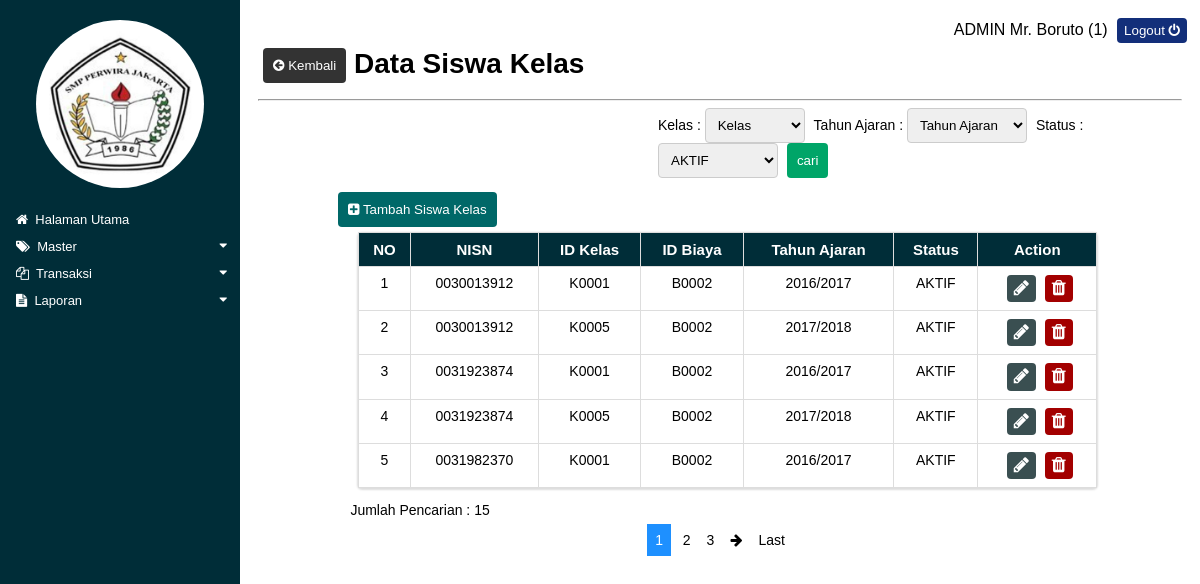
/view/transaksi/frm_detsiswa.php?halaman=1 (signed in), run on the app's committed database.
### tables this page shows
CREATE TABLE `detil_siswakelas` (
  `nisn` varchar(10) NOT NULL DEFAULT '0',
  `id_kelas` varchar(5) NOT NULL DEFAULT '',
  `id_biayaspp` varchar(10) NOT NULL DEFAULT '0',
  `tahun_ajaran` varchar(9) DEFAULT NULL,
  `status` varchar(7) DEFAULT NULL,
  KEY `nisn` (`nisn`),
  KEY `id_kelas` (`id_kelas`),
  KEY `id_biayaspp` (`id_biayaspp`),
  CONSTRAINT `detil_siswakelas_ibfk_1` FOREIGN KEY (`nisn`) REFERENCES `tb_siswa` (`nisn`),
  CONSTRAINT `detil_siswakelas_ibfk_2` FOREIGN KEY (`id_kelas`) REFERENCES `tb_kelas` (`id_kelas`),
  CONSTRAINT `detil_siswakelas_ibfk_3` FOREIGN KEY (`id_biayaspp`) REFERENCES `tb_biayaspp` (`id_biayaspp`)
);

CREATE TABLE `tb_siswa` (
  `nisn` varchar(10) NOT NULL DEFAULT '0',
  `nm_siswa` varchar(50) DEFAULT NULL,
  `jenis_kelamin` varchar(12) DEFAULT NULL,
  `tempat_lahir` varchar(30) DEFAULT NULL,
  `tgl_lahir_siswa` date DEFAULT NULL,
  `agama` varchar(10) DEFAULT NULL,
  `alamat_siswa` varchar(80) DEFAULT NULL,
  `telp_siswa` varchar(13) DEFAULT NULL,
  `nm_orangtua` varchar(50) DEFAULT NULL,
  `tgl_lahir_orangtua` date DEFAULT NULL,
  `pekerjaan` varchar(20) DEFAULT NULL,
  `alamat_kantor` varchar(80) DEFAULT NULL,
  `penghasilan` varchar(30) DEFAULT NULL,
  `alamat_orangtua` varchar(80) DEFAULT NULL,
  `telp_orangtua` varchar(13) DEFAULT NULL,
  PRIMARY KEY (`nisn`)
);

CREATE TABLE `tb_kelas` (
  `id_kelas` varchar(5) NOT NULL DEFAULT '0',
  `nm_kelas` varchar(10) DEFAULT NULL,
  PRIMARY KEY (`id_kelas`)
);

CREATE TABLE `tb_biayaspp` (
  `id_biayaspp` varchar(10) NOT NULL DEFAULT '0',
  `angkatan` varchar(4) DEFAULT NULL,
  `biaya_spp` bigint(12) DEFAULT NULL,
  PRIMARY KEY (`id_biayaspp`)
);

### view/transaksi/frm_detsiswa.php (the view, shortened to what this page needs)
<html>
	<head>
		<link rel="stylesheet" href="../../style/font-awesome/css/font-awesome.min.css">
		<link rel="stylesheet" type="text/css" href="../../style/istyle.css">
	</head>
	<body>
		<?php
			include  '../../koneksi/koneksi.php';
			include '../function/paginasi.php';
			include '../sidenav.php';
		?>
		<div class="duduy" style="width:100%;padding:5px;background-color:; float:right; text-align:right;">
			<label><?php echo 'ADMIN '.$_SESSION['nm_admin'].' ('.$_SESSION['id_admin'].')'; ?></label>
			<a class="logout" href="../../logout.php" style="padding-left:px;" onclick="return confirm('Anda ingin Log Out?')">
				<button class="button-logout">Logout <i class="fa fa-power-off"></i></button>
			</a>
		</div>
		<div class="main">
			<a href="../home.php">
					<button class="button-kembali" style="float:left;">
						<i class="fa fa-arrow-circle-left"></i> Kembali
					</button>
			</a>
			<h1>&nbsp;Data Siswa Kelas</h1>
			<hr>
			<div style="margin-left:400px">
				<form action="#" method="post">
					<?php
						$batas = 5;
						$posisi = cariPosisi($batas);
						$nomor = 1;
						if($_SERVER['REQUEST_METHOD'] == "POST"){
							$cari_kelas = trim(mysqli_real_escape_string($connect, $_POST['kelas']));
							$cari_tajaran = trim(mysqli_real_escape_string($connect, $_POST['th_ajaran']));
							$status = trim(mysqli_real_escape_string($connect, $_POST['status']));
							if($cari_kelas != ''){
								$sql = "SELECT s.nisn, s.nm_siswa, k.id_kelas, k.nm_kelas, s.jenis_kelamin, b.id_biayaspp, ds.tahun_ajaran, status
												FROM 	detil_siswakelas ds,
															tb_siswa s,
															tb_kelas k,
															tb_biayaspp b
												WHERE k.id_kelas = ds.id_kelas
												AND s.nisn = ds.nisn
												AND b.id_biayaspp = ds.id_biayaspp
												AND k.nm_kelas ='$cari_kelas'
												AND ds.tahun_ajaran ='$cari_tajaran'
												AND status ='$status'";
								$query = $sql;
								$queryjml = $sql;
							}else{
								$query = "SELECT s.nisn, s.nm_siswa, k.id_kelas, k.nm_kelas, s.jenis_kelamin, b.id_biayaspp, ds.tahun_ajaran, status
													FROM	detil_siswakelas ds,
																tb_siswa s,
																tb_kelas k,
																tb_biayaspp b
													WHERE	ds.nisn = s.nisn
													AND 	ds.id_biayaspp = b.id_biayaspp
													AND		ds.id_kelas = k.id_kelas
													LIMIT $posisi, $batas";
								$queryjml = "SELECT s.nisn, s.nm_siswa, k.id_kelas, k.nm_kelas, s.jenis_kelamin, b.id_biayaspp, ds.tahun_ajaran, status
												FROM	detil_siswakelas ds,
															tb_siswa s,
															tb_kelas k,
															tb_biayaspp b
												WHERE	ds.nisn = s.nisn
												AND 	ds.id_biayaspp = b.id_biayaspp
												AND		ds.id_kelas = k.id_kelas";
								$nomor = $posisi + 1;
							}
						}else{
							$query = "SELECT s.nisn, s.nm_siswa, k.id_kelas, k.nm_kelas, s.jenis_kelamin, b.id_biayaspp, ds.tahun_ajaran, status
												FROM	detil_siswakelas ds,
															tb_siswa s,
															tb_kelas k,
															tb_biayaspp b
												WHERE	ds.nisn = s.nisn
												AND 	ds.id_biayaspp = b.id_biayaspp
												AND		ds.id_kelas = k.id_kelas
												LIMIT $posisi, $batas";
							$queryjml = "SELECT s.nisn, s.nm_siswa, k.id_kelas, k.nm_kelas, s.jenis_kelamin, b.id_biayaspp, ds.tahun_ajaran, status
											FROM	detil_siswakelas ds,
														tb_siswa s,
														tb_kelas k,
														tb_biayaspp b
											WHERE	ds.nisn = s.nisn
											AND 	ds.id_biayaspp = b.id_biayaspp
											AND		ds.id_kelas = k.id_kelas";
							$nomor = $posisi + 1;
						}
						$sql_detsiswa = mysqli_query($connect, $query) or die (mysqli_error($connect));
					?>
						<label>Kelas :</label>
						<select name='kelas' style="width:100px;" required>
							<option value="">Kelas </option>
						</select>
						<label style="margin-left:5px;">Tahun Ajaran :</label>
						<select name='th_ajaran' style="width:120px;" required>
							<option value="">Tahun Ajaran </option>
						</select>
						<label style="margin-left:5px;">Status :</label>
						<select name='status' style="width:120px;" required>
							<option value="AKTIF">AKTIF</option>
						</select>
						<a href=""><input type="submit" value="cari" style="margin-left:5px; "></a>
				</form>
			</div>
					<a href="frm_entry_detsiswa.php"><button class="button-link" style="margin-left:80px;margin-bottom:5px;"><i class="fa fa-plus-square"></i> Tambah Siswa Kelas</button></a>
					<table class="fixed-th" style="margin-left:100px;width:80%;">
						<thead>
							<tr>
								<th>NO</th>
								<th>NISN</th>
								<th>ID Kelas</th>
								<th>ID Biaya</th>
								<th>Tahun Ajaran</th>
								<th>Status</th>
								<th>Action</th>
							</tr>
						</thead>
						<tbody>
						<?php
							$available = mysqli_num_rows($sql_detsiswa);
							if($available > 0){
								while($data=mysqli_fetch_array($sql_detsiswa)){
								?>
									<tr>
										<td><?php echo $nomor++; ?></td>
										<td><?php echo $data['nisn']; ?></td>
										<td><?php echo $data['id_kelas']; ?></td>
										<td><?php echo $data['id_biayaspp']; ?></td>
										<td><?php echo $data['tahun_ajaran']; ?></td>
										<td><?php echo $data['status']; ?></td>
										<td>
											<a href="frm_update_detsiswa.php?nisn=<?php echo $data['nisn']; ?>&th_ajaran=<?php echo $data['tahun_ajaran'];?>&kelas=<?php echo $data['id_kelas']; ?>&biaya=<?php echo $data['id_biayaspp']; ?>"><button class="button-abu"><i class="fa fa-pencil fa-lg"></i></button></a>
											<a href="proses/proses_delete_detsiswa.php?nisn=<?php echo $data['nisn']; ?>&th_ajaran=<?php echo $data['tahun_ajaran'];?>" onclick="return confirm('Menghapus Siswa Kelas berarti juga menghapus Histori Pembayaran siswa tersebut, anda yakin ?')"><button class="button-merah"><i class="fa fa-trash fa-lg"></i></button></a>
										</td>
									</tr>
							<?php
								}
							}else{
								echo "<tr><td colspan='8'> Data tidak ditemukan! </td></tr>";
							}
							?>
						</tbody>
					</table>
						<?php
							if(!empty($_POST['kelas']) && !empty($_POST['th_ajaran'])){
								$jml= mysqli_num_rows(mysqli_query($connect, $queryjml));
								echo "<p style='padding-left:10%;'>Data Pencarian : $jml</p>";
							}else{
								$jml = mysqli_num_rows(mysqli_query($connect, $queryjml));
								echo "<p style='padding-left:10%;'>Jumlah Pencarian : $jml</p>";
								?>
								<div class='paginasi-bar'>
								<div class="paginasi">
									<?php
											$jml_halaman = jmlHalaman($jml,$batas);
											$link = linkHal(@$_GET['halaman'],$jml_halaman);
											echo $link;
									?>
								</div>
							<?php
							}
							?>
				</div>
		</div>
	</body>
</html>

### style/istyle.css (style rules this page uses)
body { font-family: "tahoma", arial; }
.main { margin-left: 240px; font-size: 14px; padding: 0px 10px; height:auto; }
input[type=date], input[type=text], input[type=password], select, textarea { width: 100%; padding: 8px; border: 1px solid #ccc; border-radius: 4px; box-sizing: border-box; resize: vertical; }
label { padding-top:8px; display: inline-block; }
input[type=submit] { background-color: #00a568; color: white; padding: 10px 10px; border: none; border-radius: 4px; cursor:pointer; }
.button-link { background-color: #006868; color: white; padding: 10px 10px; border: none; border-radius: 4px; cursor:pointer; }
.button-abu { background-color: #3a4f51; color: white; padding: 7px 7px; margin-left:5px; border: none; border-radius: 4px; cursor: pointer; float:; }
.button-merah { background-color: #a30000; color: white; padding: 7px 7px; margin-left:5px; border: none; border-radius: 4px; cursor: pointer; float:; }
.button-kembali { background-color: #333333; color: white; padding: 10px 10px; margin-left:5px; border: none; border-radius: 4px; cursor: pointer; float:; }
.button-logout { background-color: #132f7a; color: white; padding: 5px 7px; margin-left:5px; border: none; border-radius: 4px; cursor: pointer; float:; }
.fixed-th { font-size:14px; box-shadow: 0 1px 2px 1px #ddd; border: 1px solid ; border-collapse: collapse; border-radius:4px; width:; }
.fixed-th thead { font-size:15px; background-color: #002d38; color:#fff; }
.fixed-th th { vertical-align: top; padding: 8px 7px; text-align: center; border:1px solid #ddd; }
.fixed-th td { vertical-align: top; padding: 8px 7px; text-align: center; border:1px solid #ddd; }
.paginasi-bar { background-color:; width:100%; text-align:center; }

### data on the page
detil_siswakelas: nisn.nisn "0030013912", id_kelas.id_kelas "K0001", id_biayaspp.id_biayaspp "B0002", tahun_ajaran "2016/2017", status "AKTIF"
detil_siswakelas: nisn.nisn "0030013912", id_kelas.id_kelas "K0005", id_biayaspp.id_biayaspp "B0002", tahun_ajaran "2017/2018", status "AKTIF"
detil_siswakelas: nisn.nisn "0031923874", id_kelas.id_kelas "K0001", id_biayaspp.id_biayaspp "B0002", tahun_ajaran "2016/2017", status "AKTIF"
detil_siswakelas: nisn.nisn "0031923874", id_kelas.id_kelas "K0005", id_biayaspp.id_biayaspp "B0002", tahun_ajaran "2017/2018", status "AKTIF"
detil_siswakelas: nisn.nisn "0031982370", id_kelas.id_kelas "K0001", id_biayaspp.id_biayaspp "B0002", tahun_ajaran "2016/2017", status "AKTIF"

### other printed values
$_SESSION['nm_admin'] "Mr. Boruto"
$_SESSION['id_admin'] "1"
$jml "15"
$halamanAktif "1"
